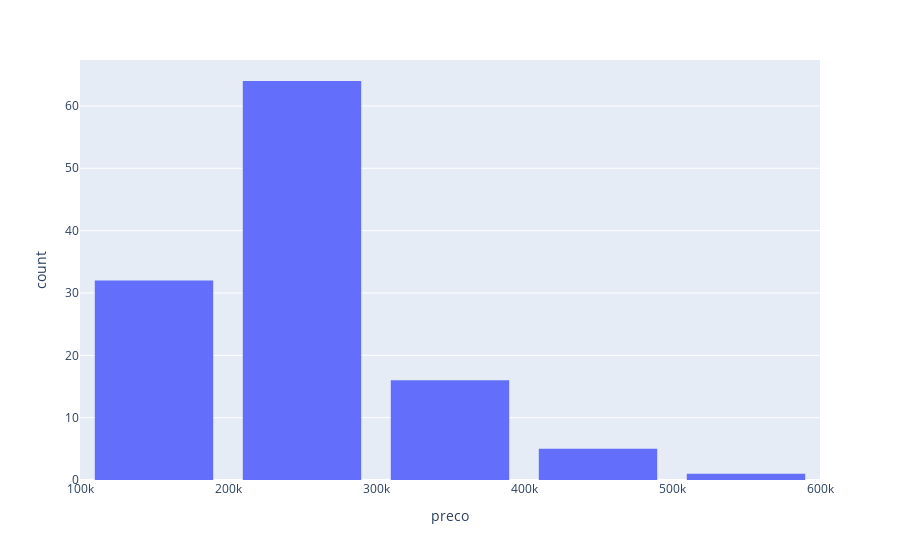

Notebook source saved alongside this figure:
### Code cell
fig = px.histogram(base_original, x='preco', nbins=k)
fig.update_layout(bargap=0.2)
fig.show()
